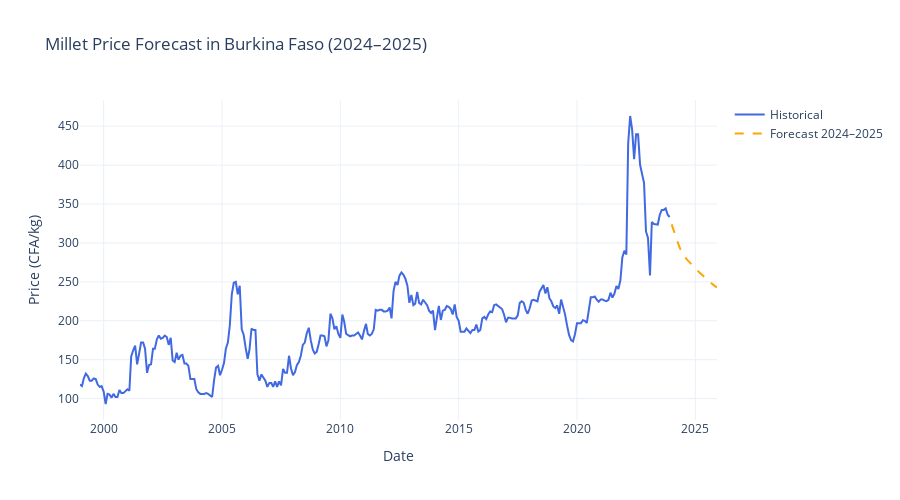

Source (notebook cell):
### Code cell
# %% [15] — Plot forecast (2024–2025)
fig = go.Figure()

fig.add_trace(go.Scatter(
    x=df_ts.index,
    y=df_ts['Price'],
    mode='lines',
    name='Historical',
    line=dict(color='royalblue')
))

fig.add_trace(go.Scatter(
    x=df_forecast.index,
    y=df_forecast['Forecast Price'],
    mode='lines',
    name='Forecast 2024–2025',
    line=dict(color='orange', dash='dash')
))

fig.update_layout(
    title='Millet Price Forecast in Burkina Faso (2024–2025)',
    xaxis_title='Date',
    yaxis_title='Price (CFA/kg)',
    template='plotly_white',
    height=500
)

fig.show()

### Figure 1 — Plotly figure (JSON) as saved in the notebook; plotly's stock layout.template omitted (floating-point values rounded to 4 significant figures; data arrays with more than 128 entries replaced by an {"elided": "..."} marker saying what was removed)
{"data": [{"line": {"color": "royalblue"}, "mode": "lines", "name": "Historical", "type": "scatter", "x": {"elided": "300 str values"}, "y": {"elided": "300 float values"}}, {"line": {"color": "orange", "dash": "dash"}, "mode": "lines", "name": "Forecast 2024–2025", "type": "scatter", "x": ["2024-01-01T00:00:00.000000000", "2024-02-01T00:00:00.000000000", "2024-03-01T00:00:00.000000000", "2024-04-01T00:00:00.000000000", "2024-05-01T00:00:00.000000000", "2024-06-01T00:00:00.000000000", "2024-07-01T00:00:00.000000000", "2024-08-01T00:00:00.000000000", "2024-09-01T00:00:00.000000000", "2024-10-01T00:00:00.000000000", "2024-11-01T00:00:00.000000000", "2024-12-01T00:00:00.000000000", "2025-01-01T00:00:00.000000000", "2025-02-01T00:00:00.000000000", "2025-03-01T00:00:00.000000000", "2025-04-01T00:00:00.000000000", "2025-05-01T00:00:00.000000000", "2025-06-01T00:00:00.000000000", "2025-07-01T00:00:00.000000000", "2025-08-01T00:00:00.000000000", "2025-09-01T00:00:00.000000000", "2025-10-01T00:00:00.000000000", "2025-11-01T00:00:00.000000000", "2025-12-01T00:00:00.000000000"], "y": [323.9, 315.6, 308.0, 300.8, 294.5, 289.1, 284.7, 281.1, 277.9, 275.1, 272.4, 269.8, 267.3, 264.7, 262.2, 259.7, 257.3, 254.9, 252.6, 250.5, 248.4, 246.4, 244.5, 242.6]}], "layout": {"height": 500, "title": {"text": "Millet Price Forecast in Burkina Faso (2024–2025)"}, "xaxis": {"title": {"text": "Date"}}, "yaxis": {"title": {"text": "Price (CFA/kg)"}}}}
